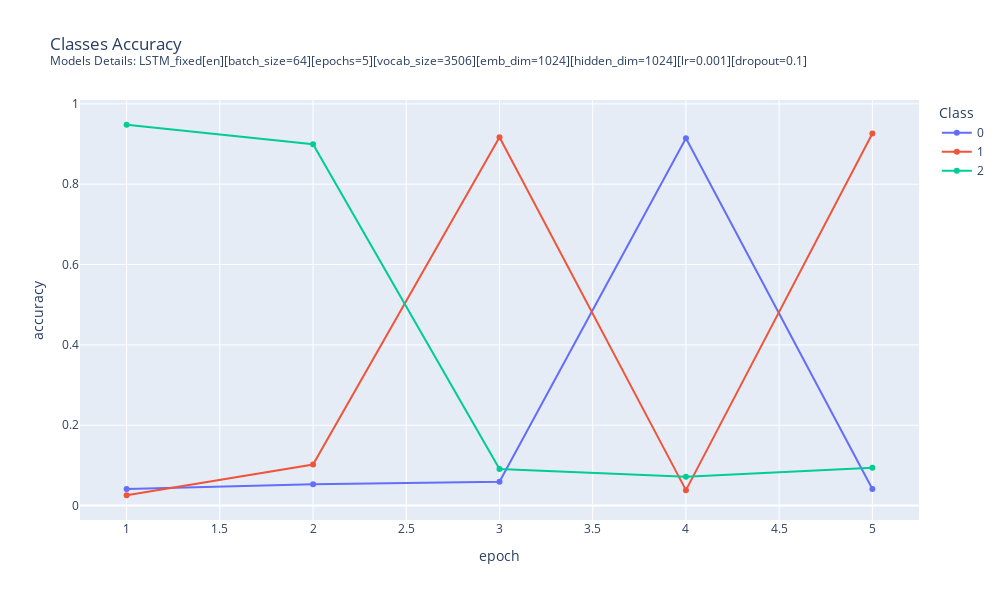

Here is the notebook cell this chart was saved with:
### Code cell
plot_classes_accuracy(
    classes_res_df, 
    subtitle="Models Details: " + LSTM_MODEL.MODEL_DESCRIPTION
    )

### Figure 1 — Plotly figure (JSON) as saved in the notebook; plotly's stock layout.template omitted (floating-point values rounded to 4 significant figures)
{"data": [{"hovertemplate": "Class=0<br>epoch=%{x}<br>accuracy=%{y}<extra></extra>", "legendgroup": "0", "line": {"color": "#636efa", "dash": "solid"}, "marker": {"symbol": "circle"}, "mode": "lines+markers", "name": "0", "orientation": "v", "showlegend": true, "type": "scatter", "x": [1, 2, 3, 4, 5], "xaxis": "x", "y": [0.0413, 0.0531, 0.059, 0.9145, 0.0413], "yaxis": "y"}, {"hovertemplate": "Class=1<br>epoch=%{x}<br>accuracy=%{y}<extra></extra>", "legendgroup": "1", "line": {"color": "#EF553B", "dash": "solid"}, "marker": {"symbol": "circle"}, "mode": "lines+markers", "name": "1", "orientation": "v", "showlegend": true, "type": "scatter", "x": [1, 2, 3, 4, 5], "xaxis": "x", "y": [0.0256, 0.1022, 0.9169, 0.0383, 0.9265], "yaxis": "y"}, {"hovertemplate": "Class=2<br>epoch=%{x}<br>accuracy=%{y}<extra></extra>", "legendgroup": "2", "line": {"color": "#00cc96", "dash": "solid"}, "marker": {"symbol": "circle"}, "mode": "lines+markers", "name": "2", "orientation": "v", "showlegend": true, "type": "scatter", "x": [1, 2, 3, 4, 5], "xaxis": "x", "y": [0.9481, 0.8994, 0.0909, 0.0714, 0.0942], "yaxis": "y"}], "layout": {"height": 600, "legend": {"title": {"text": "Class"}, "tracegroupgap": 0}, "title": {"text": "Classes Accuracy<br><sup>Models Details: LSTM_fixed[en][batch_size=64][epochs=5][vocab_size=3506][emb_dim=1024][hidden_dim=1024][lr=0.001][dropout=0.1]<sup>"}, "width": 1000, "xaxis": {"anchor": "y", "domain": [0, 1], "range": [0.75, 5.25], "title": {"text": "epoch"}}, "yaxis": {"anchor": "x", "domain": [0, 1], "title": {"text": "accuracy"}}}}
